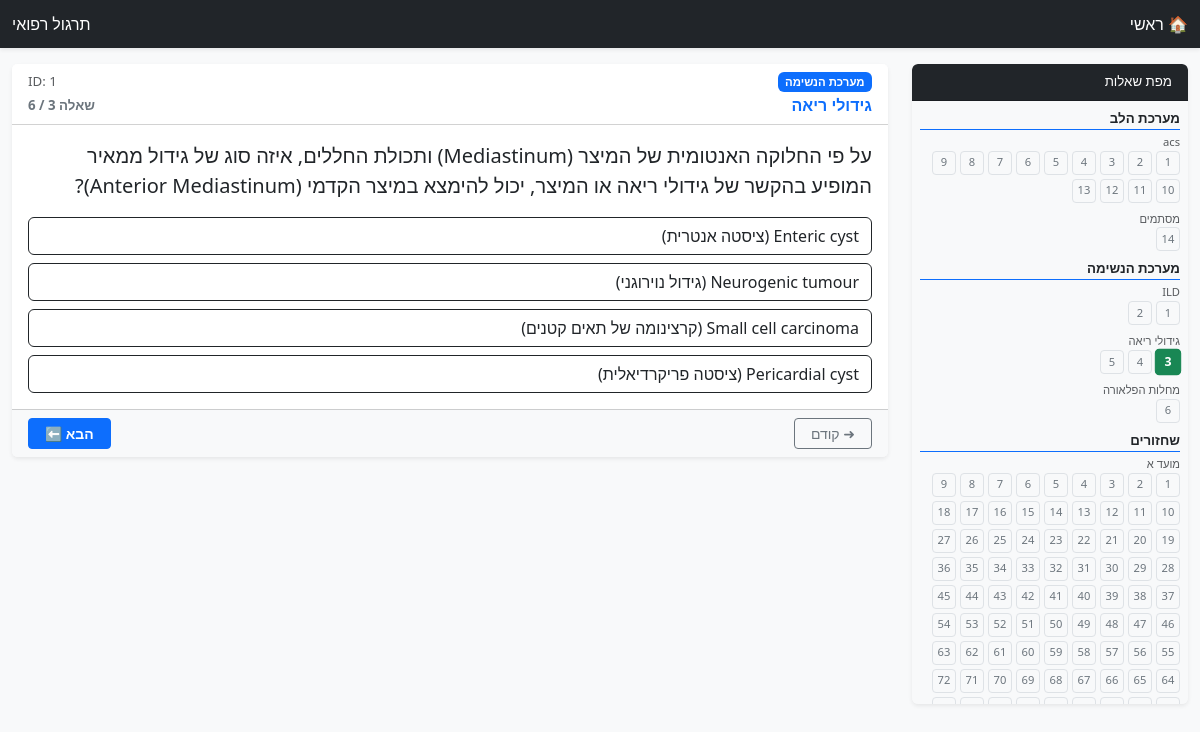
/question/1, run on an earlier commit of the app's database.
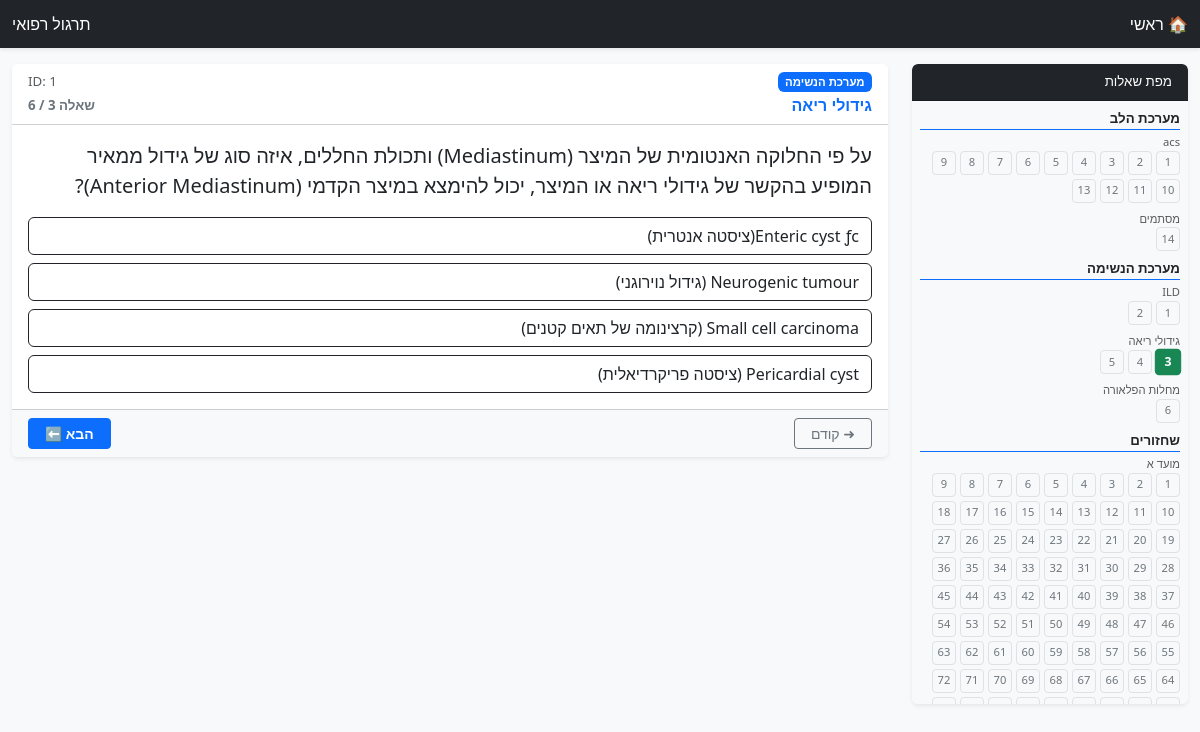
And on a later commit of the database.
### tables this page shows
CREATE TABLE Questions (
            id INTEGER PRIMARY KEY AUTOINCREMENT,
            question_text TEXT NOT NULL,
            correct_answer TEXT NOT NULL,
            distractor_1 TEXT,
            distractor_2 TEXT,
            distractor_3 TEXT,
            explanation TEXT,
            topic TEXT,
            sub_topic TEXT,
            image_path TEXT
        );

### app.py (the view)
@app.route('/question/<int:question_id>')
def get_question(question_id):
    conn = get_db_connection()
    question = conn.execute('SELECT * FROM Questions WHERE id = ?', (question_id,)).fetchone()
    if question is None:
        conn.close()
        return "השאלה לא נמצאה.", 404
    current_topic = question['topic']
    topic_questions = conn.execute(
        'SELECT id FROM Questions WHERE topic = ? ORDER BY sub_topic, id',
        (current_topic,)
    ).fetchall()
    topic_ids = [q['id'] for q in topic_questions]
    try:
        current_index = topic_ids.index(question_id)
        current_q_in_category = current_index + 1
        total_q_in_category = len(topic_ids)
        next_q_id = topic_ids[current_index + 1] if current_index + 1 < total_q_in_category else None
        prev_q_id = topic_ids[current_index - 1] if current_index > 0 else None
    except ValueError:
        current_q_in_category = 1
        total_q_in_category = 1
        next_q_id = None
        prev_q_id = None
    all_q_ids = [q['id'] for q in conn.execute('SELECT id FROM Questions ORDER BY id').fetchall()]
    conn.close()
    options = [question['correct_answer'], question['distractor_1'], question['distractor_2'], question['distractor_3']]
    options = [o for o in options if o and o.strip()]
    random.shuffle(options)
    return render_template('question.html',
                           question=question, options=options,
                           next_id=next_q_id, prev_id=prev_q_id,
                           all_q_ids=all_q_ids, navigation_data=get_navigation_data(),
                           current_q_in_category=current_q_in_category,
                           total_q_in_category=total_q_in_category)

### app.py (called while the page is built)
def get_db_connection():
    conn = sqlite3.connect(DB_FILE)
    conn.row_factory = sqlite3.Row
    return conn

def get_navigation_data():
    conn = get_db_connection()
    questions = conn.execute(
        'SELECT id, question_text, topic, sub_topic FROM Questions ORDER BY topic, sub_topic, id'
    ).fetchall()
    conn.close()
    navigation_tree = {}
    topic_counters = {}
    for q in questions:
        topic = q['topic']
        sub_topic = q['sub_topic']
        if topic not in navigation_tree:
            navigation_tree[topic] = {'sub_topics': {}}
            topic_counters[topic] = 0
        topic_counters[topic] += 1
        if sub_topic not in navigation_tree[topic]['sub_topics']:
            navigation_tree[topic]['sub_topics'][sub_topic] = []
        navigation_tree[topic]['sub_topics'][sub_topic].append({
            'id': q['id'],
            'number': topic_counters[topic],
            'text': q['question_text']
        })
    return navigation_tree

### templates/question.html (shortened to what this page needs)
<!DOCTYPE html>
<html lang="he" dir="rtl">
<head>
    <link rel="stylesheet" href="https://cdn.jsdelivr.net/npm/bootstrap@5.3.0/dist/css/bootstrap.rtl.min.css">
    <link rel="stylesheet" href="https://cdn.jsdelivr.net/npm/bootstrap-icons@1.10.0/font/bootstrap-icons.css">
</head>
<body>
<nav class="navbar navbar-dark bg-dark mb-3 shadow-sm py-1">
    <div class="container-fluid">
        <a class="navbar-brand fs-6" href="{{ url_for('index') }}">🏠 ראשי</a>
        <span class="navbar-text text-white fs-6">תרגול רפואי</span>
    </div>
</nav>
<div class="container-fluid pb-4">
    <div class="row">
        <main class="col-12 col-md-8 col-lg-9 order-1 order-md-2 mb-3">
            <div class="card shadow-sm border-0">
                <div class="card-header bg-white">
                    <div class="d-flex justify-content-between align-items-center">
                        <span class="badge bg-primary">{{ question['topic'] }}</span>
                        <small class="text-muted">ID: {{ question['id'] }}</small>
                    </div>
                    <div class="mt-1 d-flex justify-content-between">
                         <h6 class="text-primary mb-0 fw-bold">{{ question['sub_topic'] }}</h6>
                         <small class="text-secondary fw-bold">שאלה {{ current_q_in_category }} / {{ total_q_in_category }}</small>
                    </div>
                </div>
                <div class="card-body">
                    <h5 class="card-title lh-base mb-3">{{ question['question_text'] }}</h5>
                    <form id="quiz-form">
                        <div class="d-grid gap-2">
                            {% for option in options %}
                            <button type="button" class="btn btn-outline-dark text-start answer-btn" onclick="submitAnswer(this, '{{ option }}')">
                                {{ option }}
                            </button>
                            {% endfor %}
                        </div>
                    </form>
                </div>
                <div class="card-footer bg-light d-flex justify-content-between">
                    <a href="{{ url_for('get_question', question_id=prev_id) if prev_id else '#' }}" class="btn btn-sm btn-outline-secondary px-3 {% if not prev_id %}disabled{% endif %}">➜ קודם</a>
                    <a href="{{ url_for('get_question', question_id=next_id) if next_id else url_for('index') }}" class="btn btn-sm btn-primary px-3 fw-bold">{% if next_id %}הבא ⬅{% else %}סיום 🏁{% endif %}</a>
                </div>
            </div>
        </main>
        <aside class="col-12 col-md-4 col-lg-3 order-2 order-md-1">
             <div class="card shadow-sm border-0" style="max-height: 80vh; overflow-y: auto;">
                <div class="card-header bg-dark text-white py-2 small">מפת שאלות</div>
                <div class="card-body bg-light p-2">
                    {% for topic, topic_data in navigation_data.items() %}
                        <div class="mb-2">
                            <strong class="text-dark small border-bottom border-primary d-block mb-1">{{ topic }}</strong>
                            {% for sub, questions in topic_data.sub_topics.items() %}
                                <div class="mb-2">
                                    <div class="text-muted" style="font-size: 0.7rem;">{{ sub }}</div>
                                    <div class="d-flex flex-wrap gap-1">
                                        {% for q_data in questions %}
                                            <a href="{{ url_for('get_question', question_id=q_data.id) }}"
                                               id="nav-sq-{{ q_data.id }}"
                                               class="nav-square {% if q_data.id == question.id %}nav-square-active{% else %}nav-square-default{% endif %}"
                                               title="{{ q_data.text }}">
                                                {{ q_data.number }}
                                            </a>
                                        {% endfor %}
                                    </div>
                                </div>
                            {% endfor %}
                        </div>
                    {% endfor %}
                </div>
            </div>
        </aside>
    </div>
</div>
</body>
</html>

### templates/question.html (style rules this page uses)
body { background-color: #f8f9fa; font-size: 0.95rem; }
.answer-btn { white-space: normal; transition: transform 0.1s; }
.nav-square { width: 24px; height: 24px; display: flex; align-items: center; justify-content: center; font-size: 0.7rem; border-radius: 4px; text-decoration: none; border: 1px solid #dee2e6; color: #6c757d; }
.nav-square-active { background-color: #198754 !important; border-color: #198754 !important; color: white !important; font-weight: bold; transform: scale(1.1); }

What changed in the data, as far as the page shows it:
changed Questions "Neurogenic tumour (גידול נוירוגני)": distractor_3 "Enteric cyst (ציסטה אנטרית)" → "Enteric cyst ƒc(ציסטה אנטרית)"
